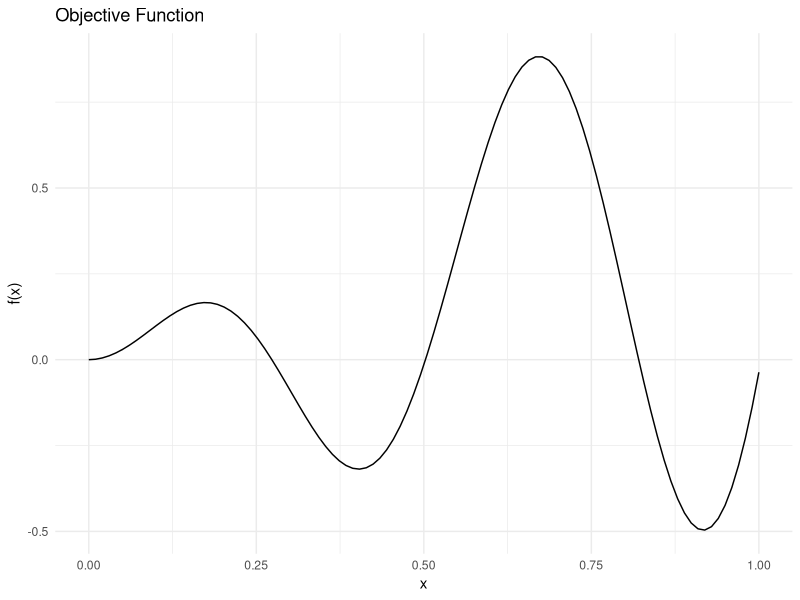
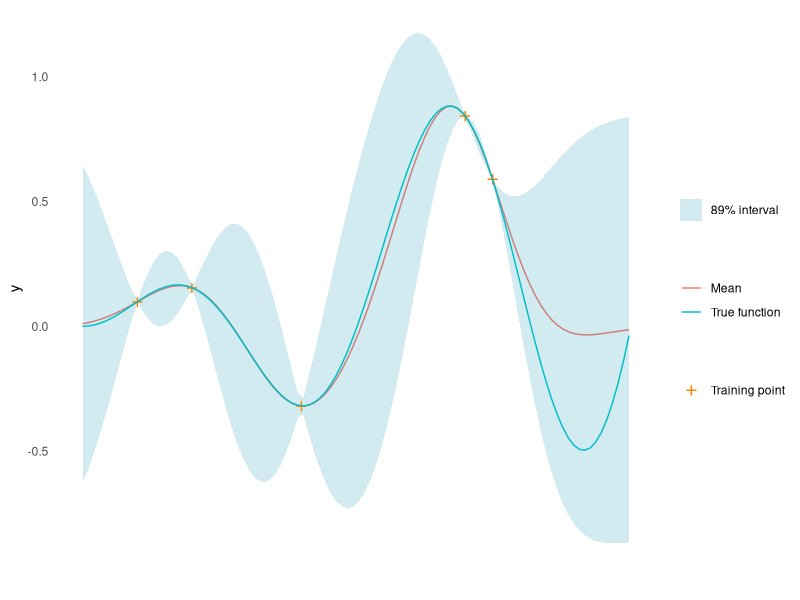
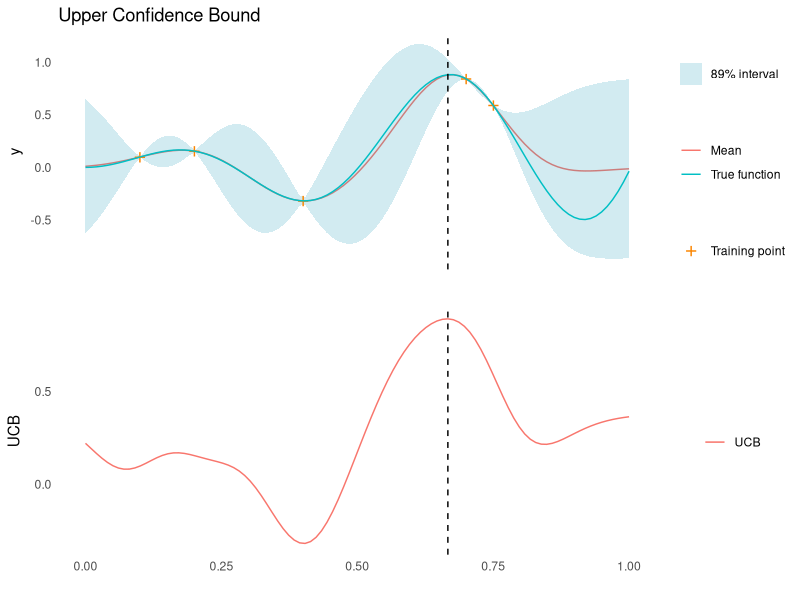

Generate these figures, in order, with R:
# Copied from https://anhosu.com/post/acquisition-functions-r/ so needs citation


#' Upper and Lower Confidence Bound Acquisition Function
#' 
#' @mu vector of length m. Mean of a Gaussian process at m points.
#' @sigma vector of length m. The diagonal of the covariance matrix of a
#' Gaussian process evaluated at m points.
#' @param kappa scalar, exploration/exploitation trade off
#' @task one of "max" or "min", indicating the optimisation problem
#'
#' @return CB, vector of length m
#' 
#' 

library(ggplot2)
library(magrittr)
set.seed(4444)

objective_function <- function(x) {
  sin(12 * x) * x + 0.5 * x^2
}
X_pred <- matrix(seq(0, 1, length.out = 100), 100, 1)
y_pred <- objective_function(X_pred)

ggplot(data = tibble::tibble(x = X_pred, y = y_pred)) +
  geom_line(aes(x = x, y = y)) +
  theme_minimal() +
  labs(x = "x", y = "f(x)", title = "Objective Function")

#' RBF Kernel
#'
#' @param X1 matrix of dimensions (n, d). Vectors are coerced to (1, d).
#' @param X2 matrix of dimensions (m, d). Vectors are coerced to (1, d).
#' @param l length scale
#' @param sigma_f scale parameter 
#'
#' @return matrix of dimensions (n, m)
rbf_kernel <- function(X1, X2, l = 1.0, sigma_f = 1.0) {
  if (is.null(dim(X1))) dim(X1) <- c(1, length(X1))
  if (is.null(dim(X2))) dim(X2) <- c(1, length(X2))
  sqdist <- (- 2*(X1 %*% t(X2))) %>%
    add(rowSums(X1**2, dims = 1)) %>%
    sweep(2, rowSums(X2**2, dims = 1), `+`)
  sigma_f**2 * exp(-0.5 / l**2 * sqdist)
}

#' Random Samples from a Multivariate Gaussian
#' 
#' This implementation is similar to MASS::mvrnorm, but uses chlosky
#' decomposition instead. This should be more stable but is less efficient than
#' the MASS implementation, which recycles the eigen decomposition for the
#' sampling part.
#'
#' @param n number of samples to sample
#' @param mu the mean of each input dimension
#' @param sigma the covariance matrix
#' @param epsilon numerical tolerance added to the diagonal of the covariance
#'  matrix. This is necessary for the Cholesky decomposition, in some cases.
#'
#' @return numerical vector of n samples
rmvnorm <- function(n = 1, mu, sigma, epsilon = 1e-6) {
  p <- length(mu)
  if(!all(dim(sigma) == c(p, p))) stop("incompatible dimensions of arguments")
  ev <- eigen(sigma, symmetric = TRUE)$values
  if(!all(ev >= -epsilon*abs(ev[1L]))) {
    stop("The covariance matrix (sigma) is not positive definite")
  }
  cholesky <- chol(sigma + diag(p)*epsilon)
  sample <- rnorm(p*n, 0, 1)
  dim(sample) <- c(n, p)
  sweep(sample %*% cholesky, 2, mu, FUN = `+`)
}

#' Get Parameters of the Posterior Gaussian Process
#'
#' @param kernel kernel function used for the Gaussian process
#' @param X_pred matrix (m, d) of prediction points
#' @param X_train matrix (n, d) of training points
#' @param y_train column vector (n, d) of training observations
#' @param noise scalar of observation noise
#' @param ... named parameters for the kernel function
#'
#' @return list of mean (mu) and covariance (sigma) for the Gaussian
posterior <- function(kernel, X_pred, X_train, y_train, noise = 1e-8, ...) {
  if (is.null(dim(X_pred))) dim(X_pred) <- c(length(X_pred), 1)
  if (is.null(dim(X_train))) dim(X_train) <- c(length(X_train), 1)
  if (is.null(dim(y_train))) dim(y_train) <- c(length(y_train), 1)
  K <- kernel(X_train, X_train, ...) + noise**2 * diag(dim(X_train)[[1]])
  K_s <- kernel(X_train, X_pred, ...)
  K_ss <- kernel(X_pred, X_pred, ...) + 1e-8 * diag(dim(X_pred)[[1]])
  K_inv <- solve(K)
  mu <- (t(K_s) %*% K_inv) %*% y_train
  sigma <- K_ss - (t(K_s) %*% K_inv) %*% K_s
  list(mu = mu, sigma = sigma)
}

#' Negative log-Likelihood of a Kernel
#'
#' @param kernel kernel function
#' @param X_train matrix (n, d) of training points
#' @param y_train column vector (n, d) of training observations
#' @param noise scalar of observation noise
#'
#' @return function with kernel parameters as input and negative log likelihood
#' as output
nll <- function(kernel, X_train, y_train, noise) {
  function(params) {
    n <- dim(X_train)[[1]]
    K <- rlang::exec(kernel, X1 = X_train, X2 = X_train, !!!params)
    L <- chol(K + noise**2 * diag(n))
    a <- backsolve(r = L, x = forwardsolve(l = t(L), x = y_train))
    0.5*t(y_train)%*%a + sum(log(diag(L))) + 0.5*n*log(2*pi)
  }
}

#' Gaussian Process Regression
#'
#' @param kernel kernel function
#' @param X_train matrix (n, d) of training points
#' @param y_train column vector (n, d) of training observations
#' @param noise scalar of observation noise
#' @param ... parameters of the kernel function with initial guesses. Due to the
#' optimiser used, all parameters must be given and the order unfortunately
#' matters
#'
#' @return function that takes a matrix of prediction points as input and
#' returns the posterior predictive distribution for the output
gpr <- function(kernel, X_train, y_train, noise = 1e-8, ...) {
  kernel_nll <- nll(kernel, X_train, y_train, noise)
  param <- list(...)
  opt <- optim(par = rep(1, length(param)), fn = kernel_nll)
  opt_param <- opt$par
  function(X_pred) {
    post <- rlang::exec(
      posterior,
      kernel = kernel,
      X_pred = X_pred,
      X_train = X_train,
      y_train = y_train,
      noise = noise,
      !!!opt_param
    )
    list(
      mu = post$mu,
      sigma = diag(post$sigma),
      Sigma = post$sigma,
      parameters = set_names(opt_param, names(param))
    )
  }
}

X_train <- matrix(c(0.1, 0.2,0.4, 0.7, 0.75), 5, 1)
y_train <- objective_function(X_train)
gp <- gpr(rbf_kernel, X_train, y_train, noise = 1e-8, l = 1, sigma_f = 1)
y_min <- min(y_train)
y_max <- max(y_train)
post_pred <- gp(X_pred)
mu <- post_pred$mu
sigma <- post_pred$sigma

gp_plot <- tibble::tibble(
  mu = mu,
  uncertainty = 1.96*sqrt(sigma),
  upper = mu + uncertainty,
  lower = mu - uncertainty,
  x = X_pred,
  f = y_pred
) %>%
  ggplot(aes(x = x)) +
  geom_line(aes(y = mu, colour = "Mean")) +
  geom_ribbon(
    aes(ymin = lower, ymax = upper, fill = "89% interval"),
    alpha = 0.2
  ) +
  geom_point(
    data = tibble::tibble(x = X_train, y = y_train),
    aes(x = x, y = y, shape = "Training point"),
    colour = "#fb8500",
    size = 5
  ) +
  geom_line(mapping = aes(y = f, colour = "True function")) +
  scale_shape_manual(values = c("Training point" = "+")) +
  scale_fill_manual(values = c("89% interval" = "#219ebc")) +
  labs(shape = "") +
  theme_minimal() +
  labs(
    y = "y",
    x = "",
    colour = "",
    fill = ""
  ) +
  theme(panel.grid = element_blank(), axis.text.x = element_blank())
gp_plot

acquisition_plot <- function(X_pred,
                             acquisition_function,
                             gp_plot,
                             xt1,
                             label = "EI",
                             title = "") {
  p1 <- tibble::tibble(
    x = X_pred,
    a = acquisition_function
  ) %>%
    ggplot() +
    geom_line(aes(x = x, y = a, colour = label)) +
    geom_vline(xintercept = xt1, linetype = 2) +
    theme_minimal() +
    labs(x = "", y = label, colour = "") +
    theme(panel.grid = element_blank())
  p2 <- gp_plot +
    geom_vline(xintercept = xt1, linetype = 2) +
    labs(title = title)
  aligned_plots <- cowplot::align_plots(p2, p1 , align = "v")
  cowplot::plot_grid(aligned_plots[[1]], aligned_plots[[2]], ncol = 1)
}



confidence_bound <- function(mu, sigma, kappa, task = "max") {
  if (task == "max") return(mu + kappa * sigma)
}


ucb <- confidence_bound(mu, sigma, kappa = 2, "max")
xt1 <- X_pred[which.max(ucb)]
acquisition_plot(X_pred, ucb, gp_plot, xt1, "UCB", "Upper Confidence Bound")